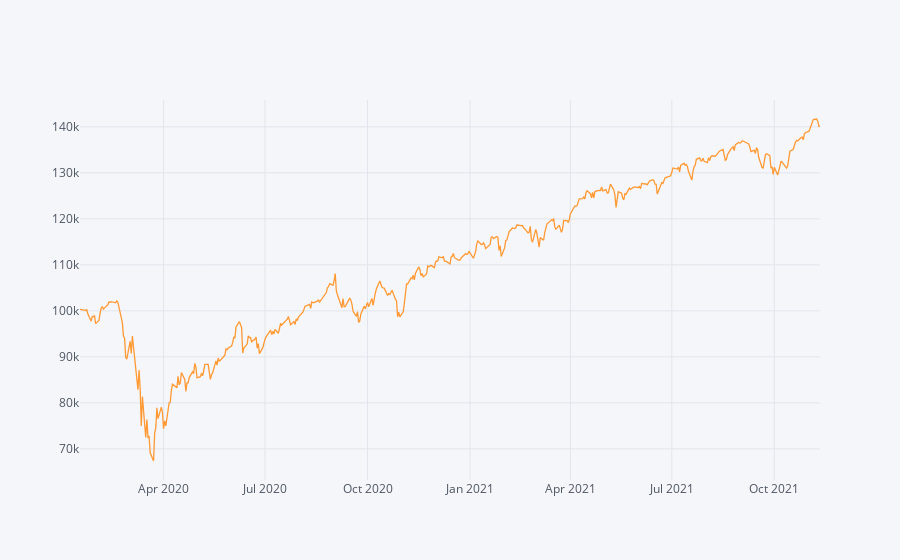

Notebook source saved alongside this figure:
### Code cell
#Todo:
# Calculate the Absolute Return of a buy-and-hold strategy in the same period
final_value= rdf.Close.iloc[-1]
initial_value = rdf.Open.iloc[0]
absolute_return_bh = (final_value-initial_value) / initial_value
print(absolute_return_bh)
# Calculate the CAGR or a buy-and-hold trading strategy
CAGR_tf = ((final_value/initial_value)**(252/len(df)))-1
print(CAGR_tf)
# Calculate the IR (Sharpe without RF-rate) of a buy-and-hold trading strategy
information_ratio_tf = (rdf.Close.pct_change().dropna().mean()/rdf.Close.pct_change().dropna().std())*(252**0.5)
print(information_ratio_tf)

#Plot the equity curve (hint: use 'close' returns and your initial capital value to generate an equity curve)
((rdf.Close.pct_change().dropna()+1).cumprod()*starting_capital).iplot()

### Figure 1 — Plotly figure (JSON) as saved in the notebook; plotly's stock layout.template omitted (floating-point values rounded to 4 significant figures; data arrays with more than 128 entries replaced by an {"elided": "..."} marker saying what was removed)
{"data": [{"line": {"color": "rgba(255, 153, 51, 1.0)", "dash": "solid", "shape": "linear", "width": 1.3}, "mode": "lines", "name": "Close", "text": "", "type": "scatter", "x": {"elided": "460 str values"}, "y": {"elided": "460 float values"}}], "layout": {"autosize": true, "legend": {"bgcolor": "#F5F6F9", "font": {"color": "#4D5663"}}, "paper_bgcolor": "#F5F6F9", "plot_bgcolor": "#F5F6F9", "title": {"font": {"color": "#4D5663"}}, "xaxis": {"autorange": true, "gridcolor": "#E1E5ED", "range": ["2020-01-17", "2021-11-11"], "showgrid": true, "tickfont": {"color": "#4D5663"}, "title": {"font": {"color": "#4D5663"}, "text": ""}, "type": "date", "zerolinecolor": "#E1E5ED"}, "yaxis": {"autorange": true, "gridcolor": "#E1E5ED", "range": [63240.0, 145800.0], "showgrid": true, "tickfont": {"color": "#4D5663"}, "title": {"font": {"color": "#4D5663"}, "text": ""}, "type": "linear", "zerolinecolor": "#E1E5ED"}}}
